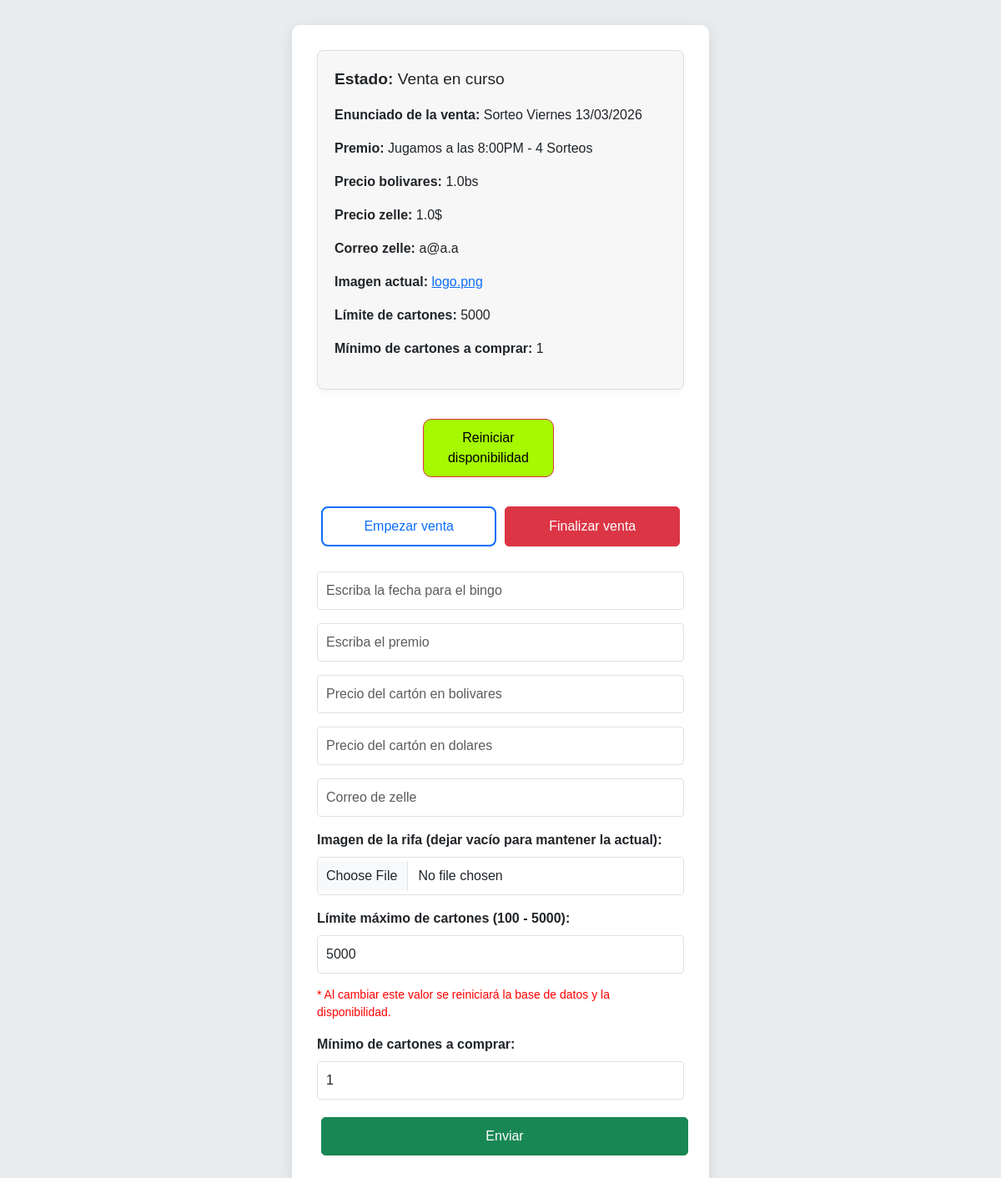
The page /admin/dashboard/partida (signed in) on the database as committed earlier.
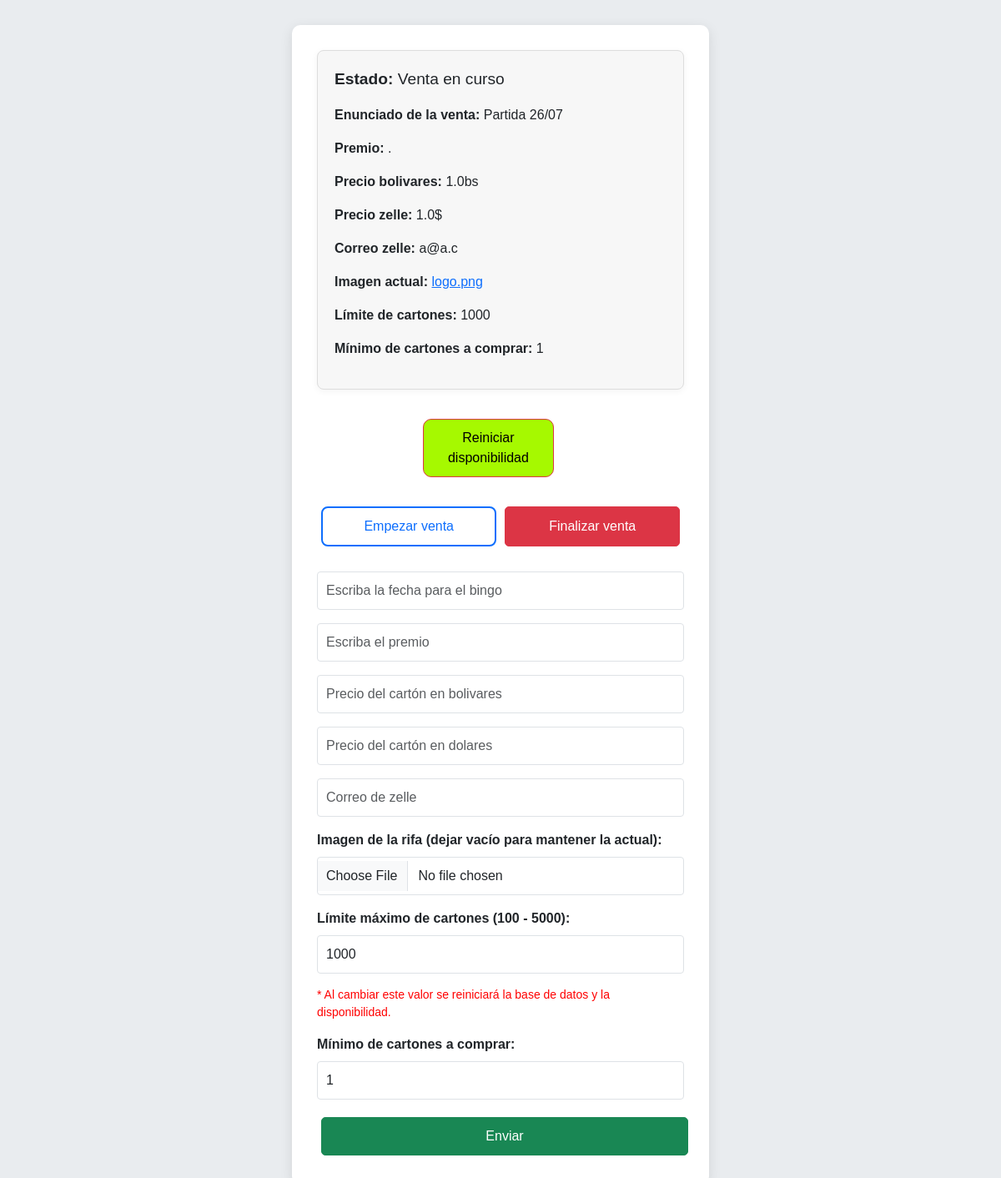
The same page on the database as committed later.
### tables this page shows
CREATE TABLE partida (
    id INTEGER PRIMARY KEY CHECK (id = 1), -- Solo una fila, siempre tendrá id = 1
    partida TEXT,
    precio_de_carton REAL,
    precio_dolar REAL,
    zelle TEXT,
    estatus TEXT,
    modalidad_carton_regalo TEXT,
    recompensa REAL
               , imagen TEXT DEFAULT 'logo.png', total_cartones INTEGER DEFAULT 200, min_cartones INTEGER DEFAULT 1);

### app.py (the view, shortened to what this page needs)
@app.route("/admin/dashboard/partida" , methods = ["POST" , "GET"])
@login_required  # Ruta protegida por login
def admin_dashboard_partida():
    datos = obtener_datos_partida()
    return render_template("admin_partida.html", datos=datos, venta='uno')

### app.py (called while the page is built)
def login_required(f):
    @wraps(f)
    def decorated_function(*args, **kwargs):
        if not session.get('logged_in'):  # Verifica si el usuario está autenticado
            return redirect(url_for('admin_index'))  # Redirige al login si no está autenticado
        return f(*args, **kwargs)
    return decorated_function

### crud.py (called while the page is built, shortened)
def obtener_datos_partida():
    conn = sqlite3.connect('bingo.db')
    cursor = conn.cursor()
    cursor.execute("SELECT estatus, partida, recompensa, precio_de_carton, precio_dolar, zelle, modalidad_carton_regalo, imagen, total_cartones, min_cartones FROM partida WHERE id = 1")
    resultado = cursor.fetchone()
    conn.commit()
    conn.close()
    return resultado if resultado else None

### templates/admin_partida.html (shortened to what this page needs)
<!DOCTYPE html>
<html lang="es">
<head>
    <link href="https://cdn.jsdelivr.net/npm/bootstrap@5.3.3/dist/css/bootstrap.min.css" rel="stylesheet">
</head>
<body>
    <div class="container form-container">
        <div class="last-selected">
            <p style="font-size: larger;"><strong >Estado:</strong> {{ datos[0] }}</p>
            <p><strong>Enunciado de la venta:</strong> {{ datos[1] }}</p>
            <p><strong>Premio:</strong> {{ datos[2] }}</p>
            <p><strong>Precio bolivares:</strong> {{ datos[3] }}bs</p>
            <p><strong>Precio zelle:</strong> {{ datos[4] }}$</p>
            <p><strong>Correo zelle:</strong> {{ datos[5] }}</p>
            {% if datos|length > 7 and datos[7] %}
            <p><strong>Imagen actual:</strong> <a href="/static/img/{{ datos[7] }}" target="_blank">{{ datos[7] }}</a></p>
            {% endif %}
            {% if venta == 'uno' and datos|length > 8 and datos[8] %}
            <p><strong>Límite de cartones:</strong> {{ datos[8] }}</p>
            {% endif %}
            {% if venta == 'uno' and datos|length > 9 and datos[9] %}
            <p><strong>Mínimo de cartones a comprar:</strong> {{ datos[9] }}</p>
            {% elif venta == 'dos' and datos|length > 8 and datos[8] %}
            <p><strong>Mínimo de cartones a comprar:</strong> {{ datos[8] }}</p>
            {% endif %}
        </div>
        <div class="d-flex justify-content-between">
            <form id="reiniciarForm" action="" method="POST">
                <button type="submit" id="DELETE" class="btn btn-danger">Reiniciar disponibilidad</button>
            </form>
        </div>
        <form method="POST" class="w-100" enctype="multipart/form-data">
            <div class="mb-3">
                <div class="d-flex justify-content-between">
                    <button type="submit" class="btn btn-outline-primary btn-custom" name="action" value="Venta en curso">Empezar venta</button>
                    <button type="submit" class="btn btn-danger" name="action" value="Venta finalizada">Finalizar venta</button>
                </div>
            </div>
            <div class="mb-3 w-100">
                <input type="text" class="form-control" id="fechaEnunciado" name="fechaEnunciado" placeholder="Escriba la fecha para el bingo" value="{{ ultimo_fecha_enunciado }}">
            </div>
            <div class="mb-3 w-100">
                <input type="text" class="form-control" id="recompensa" name="recompensa" placeholder="Escriba el premio" value="{{ ultima_recompensa }}">
            </div>
            <div class="mb-3 w-100">
                <input type="number" class="form-control" id="precioCarton" name="precioCarton" placeholder="Precio del cartón en bolivares" value="{{ ultimo_precio_carton }}">
            </div>
            <div class="mb-3 w-100">
                <input type="number" class="form-control" id="precioCarton$" name="precioCarton$" placeholder="Precio del cartón en dolares" value="{{ ultimo_precio_carton }}">
            </div>
            <div class="mb-3 w-100">
                <input type="email" class="form-control" id="zelle" name="zelle" placeholder="Correo de zelle" value="{{ ultimo_precio_carton }}">
            </div>
            <div class="mb-3 w-100">
                <label for="imagen" class="form-label" style="font-weight: bold;">Imagen de la rifa (dejar vacío para mantener la actual):</label>
                <input type="file" class="form-control" id="imagen" name="imagen" accept=".png, .jpg, .jpeg">
            </div>
            {% if venta == 'uno' %}
            <div class="mb-3 w-100">
                <label for="totalCartones" class="form-label" style="font-weight: bold;">Límite máximo de cartones (100 - 5000):</label>
                <input type="number" class="form-control" id="totalCartones" name="totalCartones" placeholder="Límite de cartones (ej. 1000)" min="100" max="5000" value="{{ datos[8] if datos|length > 8 else 200 }}">
                <small class="form-text text-muted" style="color: red !important; display: block; margin-top: 5px;">* Al cambiar este valor se reiniciará la base de datos y la disponibilidad.</small>
            </div>
            {% endif %}
            <div class="mb-3 w-100">
                <label for="minimoCartones" class="form-label" style="font-weight: bold;">Mínimo de cartones a comprar:</label>
                <input type="number" class="form-control" id="minimoCartones" name="minimoCartones" min="1"
                    max="{{ datos[8] if venta == 'uno' and datos|length > 8 and datos[8] else 5000 }}"
                    value="{% if venta == 'uno' %}{{ datos[9] if datos|length > 9 and datos[9] else 1 }}{% else %}{{ datos[8] if datos|length > 8 and datos[8] else 1 }}{% endif %}">
            </div>
            <button type="submit" class="btn btn-success w-100">Enviar</button>
        </form>
    </div>
</body>
</html>

### templates/admin_partida.html (style rules this page uses)
body { background-color: #e9ecef; font-family: 'Arial', sans-serif; padding: 30px; }
.form-container { max-width: 500px; margin: auto; background-color: #fff; padding: 30px; border-radius: 10px; box-shadow: 0 4px 15px rgba(0, 0, 0, 0.1); display: flex; flex-direction: column; justify-content: center; align-items: center; }
.form-control { margin-bottom: 15px; border-radius: 4px; padding: 10px; box-shadow: none; }
.last-selected { background-color: #f7f7f7; padding: 20px; border-radius: 8px; border: 1px solid #ddd; margin-bottom: 30px; box-shadow: 0 2px 8px rgba(0, 0, 0, 0.05); width: 100%; }
.btn-custom { min-width: 150px; padding: 12px 12px; border-radius: 8px; }
.btn-primary, .btn-danger, .btn-success { border-radius: 5px; transition: transform 0.3s ease; }
.btn-outline-primary, .btn-outline-danger { border-width: 2px; transition: border-color 0.3s ease; }
.d-flex.justify-content-between { margin-bottom: 25px; }
.btn-custom { min-width: 120px; }
.btn { padding: 10px; width: 80%; margin-bottom: 10px; margin: 5px; }
#DELETE { border-radius: 10px; background-color: #a6f900; color: black; }

Rows that differ between the two databases and show on the page:
changed partida "Venta en curso": partida "Sorteo Viernes 13/03/2026" → "Partida 26/07"; recompensa "Jugamos a las 8:00PM - 4 Sorteos" → "."; zelle "a@a.a" → "a@a.c"; total_cartones "5000" → "1000"; totalCartones "5000" → "1000"
